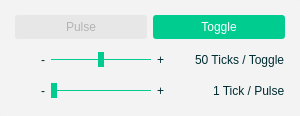
       <widget class="QWidget" name="uClockConfigurator" native="true">
        <property name="enabled">
         <bool>true</bool>
        </property>
        <property name="minimumSize">
         <size>
          <width>300</width>
          <height>0</height>
         </size>
        </property>
        <property name="maximumSize">
         <size>
          <width>300</width>
          <height>16777215</height>
         </size>
        </property>
        <property name="styleSheet">
         <string notr="true">QWidget {
    background: rgba(242, 242, 242, 242);
    border-radius: 3px;
}

QWidget:hover {
    background: rgb(242, 242, 242);
}

QPushButton {
    background: rgba(0, 0, 0, 13);
    padding: 5px;
    color: rgb(180, 180, 180);
    font: 11pt &quot;Source Sans Pro&quot;;
}

QPushButton:hover {
    background: rgb(220, 220, 220);
    color: rgb(160, 160, 160);
}

QPushButton:pressed {
    background: rgb(200, 200, 200);
}

QPushButton:checked {
    background: rgb(0, 204, 143);
    color: rgb(255, 255, 255);
}

QFrame {
    background: none;
}</string>
        </property>
        <layout class="QGridLayout" name="gridLayout_3">
         <property name="leftMargin">
          <number>15</number>
         </property>
         <property name="topMargin">
          <number>15</number>
         </property>
         <property name="rightMargin">
          <number>15</number>
         </property>
         <property name="bottomMargin">
          <number>15</number>
         </property>
         <item row="2" column="0" colspan="2">
          <widget class="QFrame" name="uPulseFrame">
           <property name="enabled">
            <bool>true</bool>
           </property>
           <property name="styleSheet">
            <string notr="true"/>
           </property>
           <property name="frameShape">
            <enum>QFrame::NoFrame</enum>
           </property>
           <property name="frameShadow">
            <enum>QFrame::Plain</enum>
           </property>
           <layout class="QHBoxLayout" name="horizontalLayout_3">
            <property name="leftMargin">
             <number>0</number>
            </property>
            <property name="topMargin">
             <number>5</number>
            </property>
            <property name="rightMargin">
             <number>0</number>
            </property>
            <property name="bottomMargin">
             <number>0</number>
            </property>
            <item>
             <widget class="QLabel" name="uLabelPulseIcon">
              <property name="minimumSize">
               <size>
                <width>20</width>
                <height>20</height>
               </size>
              </property>
              <property name="maximumSize">
               <size>
                <width>20</width>
                <height>20</height>
               </size>
              </property>
              <property name="styleSheet">
               <string notr="true">QLabel {
        background: none;
}</string>
              </property>
              <property name="text">
               <string/>
              </property>
              <property name="pixmap">
               <pixmap resource="resources.qrc">:/images/icons/stop_icon.png</pixmap>
              </property>
              <property name="scaledContents">
               <bool>true</bool>
              </property>
             </widget>
            </item>
            <item>
             <widget class="QLabel" name="uLabelPulseMinus">
              <property name="sizePolicy">
               <sizepolicy hsizetype="Fixed" vsizetype="Preferred">
                <horstretch>0</horstretch>
                <verstretch>0</verstretch>
               </sizepolicy>
              </property>
              <property name="styleSheet">
               <string notr="true">QLabel {
    color: rgb(0, 45, 50);
    font: 12pt &quot;Source Sans Pro&quot;;
        background: none;
}</string>
              </property>
              <property name="text">
               <string>-</string>
              </property>
             </widget>
            </item>
            <item>
             <widget class="QSlider" name="uPulseSlider">
              <property name="minimumSize">
               <size>
                <width>100</width>
                <height>0</height>
               </size>
              </property>
              <property name="maximumSize">
               <size>
                <width>100</width>
                <height>16777215</height>
               </size>
              </property>
              <property name="toolTip">
               <string>Pulse duration</string>
              </property>
              <property name="styleSheet">
               <string notr="true">QSlider {
        background: none;
}

QSlider::groove:horizontal {
    height: 1px;
    margin: 2px 0;
    background: rgb(0, 204, 143);
}

QSlider::handle:horizontal {
    background: rgb(0, 204, 143);
    width: 6px;
    margin: -8px 0;
}

QSlider::groove:horizontal:disabled {
    background: rgb(180, 180, 180);
}

QSlider::handle:horizontal:disabled {
    background: rgb(180, 180, 180);
}</string>
              </property>
              <property name="minimum">
               <number>1</number>
              </property>
              <property name="maximum">
               <number>100</number>
              </property>
              <property name="orientation">
               <enum>Qt::Horizontal</enum>
              </property>
             </widget>
            </item>
            <item>
             <widget class="QLabel" name="uLabelPulsePlus">
              <property name="styleSheet">
               <string notr="true">QLabel {
    color: rgb(0, 45, 50);
    font: 12pt &quot;Source Sans Pro&quot;;
        background: none;
}</string>
              </property>
              <property name="text">
               <string>+</string>
              </property>
             </widget>
            </item>
            <item>
             <widget class="QLabel" name="uLabelPulse">
              <property name="styleSheet">
               <string notr="true">QLabel {
    color: rgb(0, 45, 50);
    font: 11pt &quot;Source Sans Pro&quot;;
        background: none;
}

QLabel:disabled {
                color: rgb(180, 180, 180);
}</string>
              </property>
              <property name="text">
               <string>1 Tick / Pulse</string>
              </property>
             </widget>
            </item>
           </layout>
          </widget>
         </item>
         <item row="0" column="0" alignment="Qt::AlignTop">
          <widget class="QPushButton" name="uButtonPulse">
           <property name="text">
            <string>Pulse</string>
           </property>
           <property name="checkable">
            <bool>true</bool>
           </property>
           <property name="checked">
            <bool>false</bool>
           </property>
           <property name="autoExclusive">
            <bool>false</bool>
           </property>
           <attribute name="buttonGroup">
            <string notr="true">uTogglePulseButtonGroup</string>
           </attribute>
          </widget>
         </item>
         <item row="0" column="1" alignment="Qt::AlignTop">
          <widget class="QPushButton" name="uButtonToggle">
           <property name="text">
            <string>Toggle</string>
           </property>
           <property name="checkable">
            <bool>true</bool>
           </property>
           <property name="checked">
            <bool>true</bool>
           </property>
           <property name="autoExclusive">
            <bool>false</bool>
           </property>
           <attribute name="buttonGroup">
            <string notr="true">uTogglePulseButtonGroup</string>
           </attribute>
          </widget>
         </item>
         <item row="1" column="0" colspan="2">
          <widget class="QFrame" name="uToggleFrame">
           <property name="styleSheet">
            <string notr="true"/>
           </property>
           <property name="frameShape">
            <enum>QFrame::NoFrame</enum>
           </property>
           <property name="frameShadow">
            <enum>QFrame::Plain</enum>
           </property>
           <layout class="QHBoxLayout" name="horizontalLayout_4">
            <property name="leftMargin">
             <number>0</number>
            </property>
            <property name="topMargin">
             <number>5</number>
            </property>
            <property name="rightMargin">
             <number>0</number>
            </property>
            <property name="bottomMargin">
             <number>0</number>
            </property>
            <item>
             <widget class="QLabel" name="uLabelToggleIcon">
              <property name="minimumSize">
               <size>
                <width>20</width>
                <height>20</height>
               </size>
              </property>
              <property name="maximumSize">
               <size>
                <width>20</width>
                <height>20</height>
               </size>
              </property>
              <property name="styleSheet">
               <string notr="true">QLabel {
        background: none;
}</string>
              </property>
              <property name="text">
               <string/>
              </property>
              <property name="pixmap">
               <pixmap resource="resources.qrc">:/images/icons/stop_icon.png</pixmap>
              </property>
              <property name="scaledContents">
               <bool>true</bool>
              </property>
             </widget>
            </item>
            <item>
             <widget class="QLabel" name="uLabelToggleMinus">
              <property name="sizePolicy">
               <sizepolicy hsizetype="Fixed" vsizetype="Preferred">
                <horstretch>0</horstretch>
                <verstretch>0</verstretch>
               </sizepolicy>
              </property>
              <property name="styleSheet">
               <string notr="true">QLabel {
    color: rgb(0, 45, 50);
    font: 12pt &quot;Source Sans Pro&quot;;
        background: none;
}</string>
              </property>
              <property name="text">
               <string>-</string>
              </property>
             </widget>
            </item>
            <item>
             <widget class="QSlider" name="uToggleSlider">
              <property name="minimumSize">
               <size>
                <width>100</width>
                <height>0</height>
               </size>
              </property>
              <property name="maximumSize">
               <size>
                <width>100</width>
                <height>16777215</height>
               </size>
              </property>
              <property name="toolTip">
               <string>Toggle speed</string>
              </property>
              <property name="styleSheet">
               <string notr="true">QSlider {
        background: none;
}

QSlider::groove:horizontal {
    height: 1px;
    margin: 2px 0;
        background: rgb(0, 204, 143);
}

QSlider::handle:horizontal {
    background: rgb(0, 204, 143);
    width: 6px;
    margin: -8px 0;
}</string>
              </property>
              <property name="minimum">
               <number>1</number>
              </property>
              <property name="maximum">
               <number>100</number>
              </property>
              <property name="value">
               <number>50</number>
              </property>
              <property name="orientation">
               <enum>Qt::Horizontal</enum>
              </property>
             </widget>
            </item>
            <item>
             <widget class="QLabel" name="uLabelTogglePlus">
              <property name="styleSheet">
               <string notr="true">QLabel {
    color: rgb(0, 45, 50);
    font: 12pt &quot;Source Sans Pro&quot;;
        background: none;
}</string>
              </property>
              <property name="text">
               <string>+</string>
              </property>
             </widget>
            </item>
            <item>
             <widget class="QLabel" name="uLabelToggle">
              <property name="styleSheet">
               <string notr="true">QLabel {
    color: rgb(0, 45, 50);
    font: 11pt &quot;Source Sans Pro&quot;;
        background: none;
}

QLabel:disabled {
                color: rgb(100, 100, 100);
}</string>
              </property>
              <property name="text">
               <string>50 Ticks / Toggle</string>
              </property>
             </widget>
            </item>
           </layout>
          </widget>
         </item>
        </layout>
       </widget>
